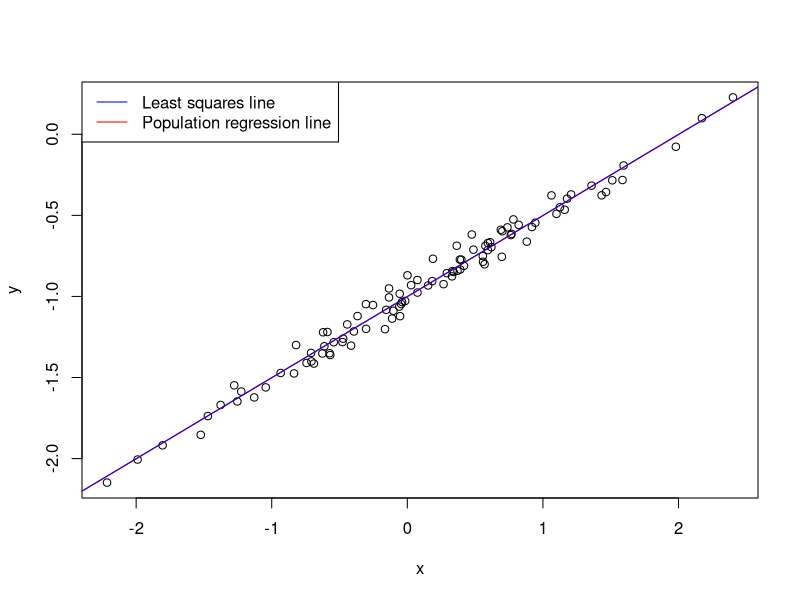

The R source for this figure:
# Exercise 3.13(f) - Scatter plot for the given linear model
# with least squares and population regression lines

set.seed(1)
x <- rnorm(100, 0, 1)
eps <- rnorm(100, 0, 0.0625)
y <- -1.0 + 0.5 * x + eps
lm.fit <- lm(y ~ x)

pdf("ex3_13_f.pdf")
plot(x, y)
abline(lm.fit, col = "red")
abline(-1.0, 0.5, col = "blue")
legend("topleft",
  legend = c(
    "Least squares line", "Population regression line"
  ),
  col = c("blue", "red"), lwd = 1
)
